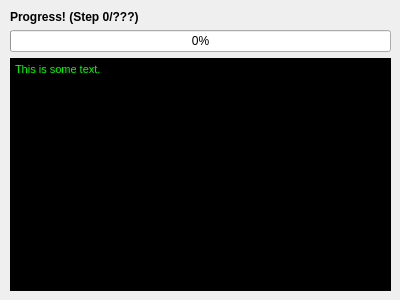
<?xml version="1.0" encoding="UTF-8"?>
<ui version="4.0">
 <class>Form</class>
 <widget class="QWidget" name="Form">
  <property name="geometry">
   <rect>
    <x>0</x>
    <y>0</y>
    <width>400</width>
    <height>300</height>
   </rect>
  </property>
  <property name="sizePolicy">
   <sizepolicy hsizetype="Fixed" vsizetype="Fixed">
    <horstretch>0</horstretch>
    <verstretch>0</verstretch>
   </sizepolicy>
  </property>
  <property name="minimumSize">
   <size>
    <width>400</width>
    <height>300</height>
   </size>
  </property>
  <property name="maximumSize">
   <size>
    <width>400</width>
    <height>300</height>
   </size>
  </property>
  <property name="windowTitle">
   <string>Merging VMFs...</string>
  </property>
  <widget class="QWidget" name="verticalLayoutWidget">
   <property name="geometry">
    <rect>
     <x>10</x>
     <y>10</y>
     <width>381</width>
     <height>281</height>
    </rect>
   </property>
   <layout class="QVBoxLayout" name="verticalLayout">
    <item>
     <widget class="QLabel" name="lbl_progress">
      <property name="font">
       <font>
        <weight>75</weight>
        <bold>true</bold>
       </font>
      </property>
      <property name="text">
       <string>&lt;h4&gt;Progress! (Step 0/???)&lt;/h4&gt;</string>
      </property>
     </widget>
    </item>
    <item>
     <widget class="QProgressBar" name="progressBar">
      <property name="value">
       <number>0</number>
      </property>
     </widget>
    </item>
    <item>
     <widget class="QTextEdit" name="txt_log">
      <property name="styleSheet">
       <string notr="true">background-color: rgb(0, 0, 0);
color: rgb(0, 255, 0);</string>
      </property>
      <property name="readOnly">
       <bool>true</bool>
      </property>
      <property name="html">
       <string>&lt;!DOCTYPE HTML PUBLIC &quot;-//W3C//DTD HTML 4.0//EN&quot; &quot;http://www.w3.org/TR/REC-html40/strict.dtd&quot;&gt;
&lt;html&gt;&lt;head&gt;&lt;meta name=&quot;qrichtext&quot; content=&quot;1&quot; /&gt;&lt;style type=&quot;text/css&quot;&gt;
p, li { white-space: pre-wrap; }
&lt;/style&gt;&lt;/head&gt;&lt;body style=&quot; font-family:'MS Shell Dlg 2'; font-size:8.25pt; font-weight:400; font-style:normal;&quot;&gt;
&lt;p style=&quot; margin-top:0px; margin-bottom:0px; margin-left:0px; margin-right:0px; -qt-block-indent:0; text-indent:0px;&quot;&gt;&lt;span style=&quot; font-size:8pt;&quot;&gt;This is some text.&lt;/span&gt;&lt;/p&gt;&lt;/body&gt;&lt;/html&gt;</string>
      </property>
     </widget>
    </item>
   </layout>
  </widget>
 </widget>
 <resources/>
 <connections/>
</ui>
